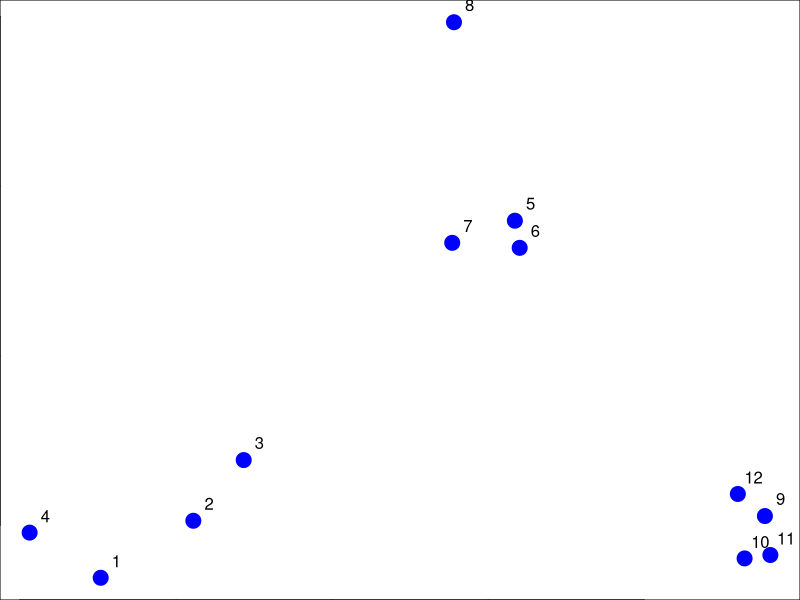
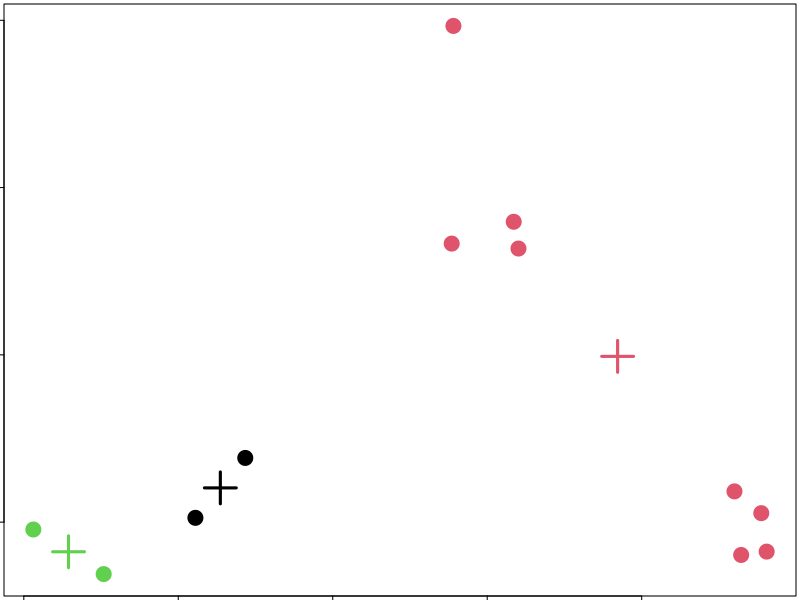
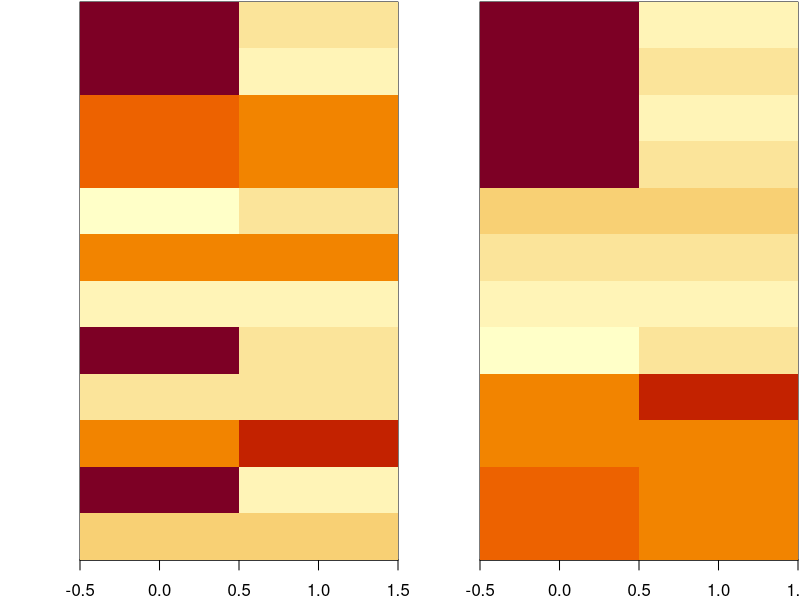

The R script that drew these images, in order:
# k-means clustering
set.seed(1234)
par(mar = c(0,0,0,0))
x <- rnorm(12, mean = rep(1:3, each = 4), sd = 0.2)
y <- rnorm(12, mean = rep(c(1,2,1), each = 4), sd = 0.2)
plot(x, y, col = 'blue', pch = 19, cex = 2)
text(x + 0.05, y + 0.05, labels = as.character(1:12))

# steps
# 1. randomly choose starting centroids
# 2. assign to the closest centroid
# 3. recalculate centroids
# 4. reassign values
# 5. update centroids

# kmeans(x, centers, iter.max, nstart)
dataFrame <- data.frame(x, y)
kmeansObj <- kmeans(dataFrame, centers = 3)
names(kmeansObj)

# get clusters
kmeansObj$cluster

par(mar = rep(0.2, 4))
plot(x, y, col = kmeansObj$cluster, pch = 19, cex = 2)
points(kmeansObj$centers, col = 1:3, pch = 3, cex = 3, lwd = 3) # plot centroids

# heatmaps
set.seed(1234)
dataMatric <- as.matrix(dataFrame)[sample(1:12),]
kmeansObj2 <- kmeans(dataMatric, centers = 3)
par(mfrow = c(1, 2), mar = c(2, 4, 0.1, 0.1))
image(t(dataMatric)[, nrow(dataMatric):1], yaxt = "n")        # image of original data
image(t(dataMatric)[, order(kmeansObj2$cluster)], yaxt = "n") # reorder the rows of data.frame













